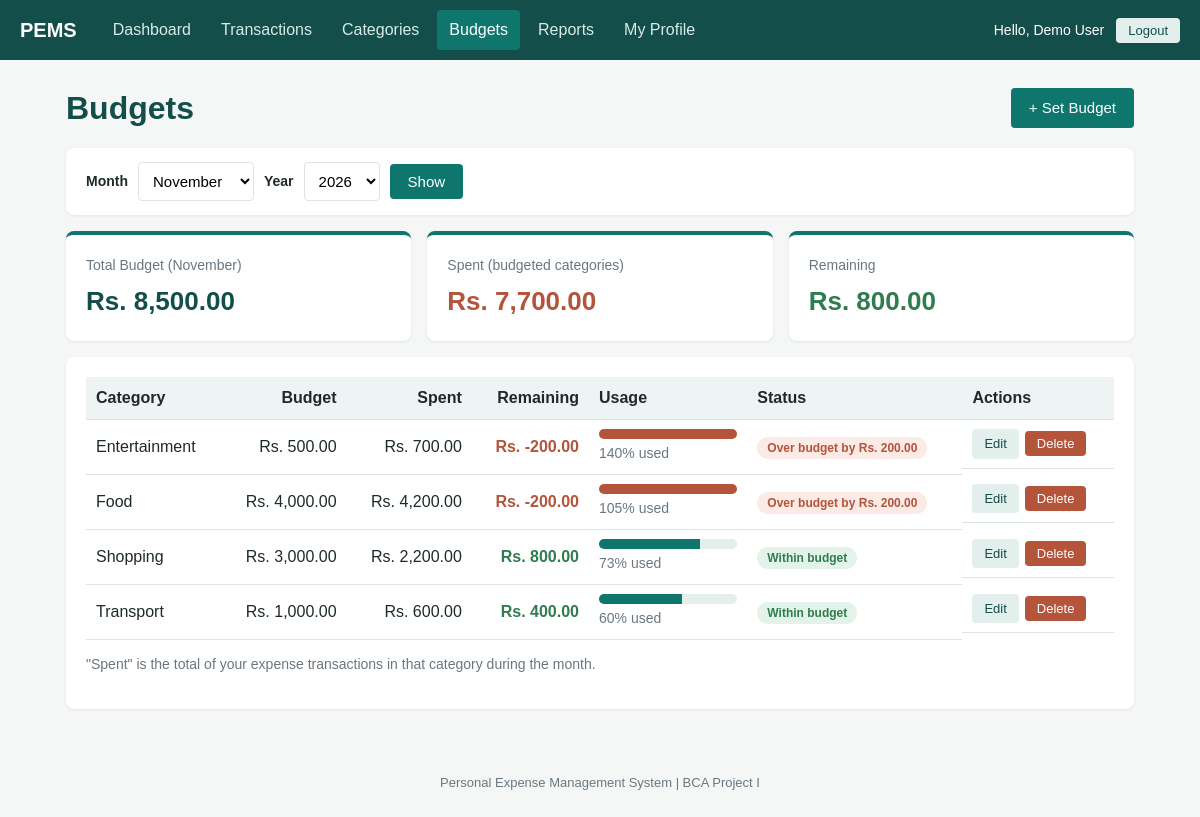
/budgets/index.php (signed in), run on the app's committed database.
### tables this page shows
CREATE TABLE IF NOT EXISTS budgets (
    budget_id      INT UNSIGNED NOT NULL AUTO_INCREMENT,
    user_id        INT UNSIGNED NOT NULL,
    category_id    INT UNSIGNED NOT NULL,
    budget_amount  DECIMAL(12,2) NOT NULL,
    `month`        TINYINT UNSIGNED NOT NULL,        
    `year`         SMALLINT UNSIGNED NOT NULL,       
    PRIMARY KEY (budget_id),
    UNIQUE KEY uq_budget_period (user_id, category_id, `month`, `year`),   
    KEY idx_budget_category (category_id),
    CONSTRAINT chk_budget_amount CHECK (budget_amount > 0),
    CONSTRAINT chk_budget_month  CHECK (`month` BETWEEN 1 AND 12),
    CONSTRAINT fk_budget_user
        FOREIGN KEY (user_id) REFERENCES users (user_id)
        ON DELETE CASCADE,
    CONSTRAINT fk_budget_category
        FOREIGN KEY (category_id) REFERENCES categories (category_id)
        ON DELETE RESTRICT
);

CREATE TABLE IF NOT EXISTS categories (
    category_id    INT UNSIGNED NOT NULL AUTO_INCREMENT,
    user_id        INT UNSIGNED NOT NULL,
    category_name  VARCHAR(50) NOT NULL,
    category_type  ENUM('income','expense') NOT NULL DEFAULT 'expense',
    status         ENUM('active','inactive') NOT NULL DEFAULT 'active',
    PRIMARY KEY (category_id),
    UNIQUE KEY uq_category_per_user (user_id, category_name, category_type),
    CONSTRAINT fk_categories_user
        FOREIGN KEY (user_id) REFERENCES users (user_id)
        ON DELETE CASCADE                           
);

### includes/functions.php (called while the page is built, shortened)
<?php
function month_name(int $month): string
{
    $names = [1 => 'January', 2 => 'February', 3 => 'March', 4 => 'April', 5 => 'May', 6 => 'June',
              7 => 'July', 8 => 'August', 9 => 'September', 10 => 'October', 11 => 'November', 12 => 'December'];
    return $names[$month] ?? '';
}
function e($value): string
{
    return htmlspecialchars((string) $value, ENT_QUOTES, 'UTF-8');
}
function format_money($amount): string
{
    return 'Rs. ' . number_format((float) $amount, 2);
}

### budgets/index.php (the view, shortened to what this page needs)
<?php
require_once __DIR__ . '/../includes/auth_check.php';
$userId      = current_user_id();
$currentYear = (int) date('Y');
$month = read_id(get_text('month'));
if ($month < 1 || $month > 12) {
    $month = (int) date('n');
}
$year = read_id(get_text('year'));
if ($year < 2000 || $year > $currentYear + 5) {
    $year = $currentYear;
}
$startDate = sprintf('%04d-%02d-01', $year, $month);
$endDate   = date('Y-m-t', strtotime($startDate));
$stmt = $pdo->prepare(
    "SELECT b.budget_id, b.budget_amount, c.category_name,
            COALESCE((SELECT SUM(t.amount) FROM transactions t
                      WHERE t.user_id = b.user_id AND t.category_id = b.category_id
                        AND t.type = 'expense' AND t.transaction_date BETWEEN ? AND ?), 0) AS spent
     FROM budgets b
     JOIN categories c ON c.category_id = b.category_id
     WHERE b.user_id = ? AND b.`month` = ? AND b.`year` = ?
     ORDER BY c.category_name"
);
$stmt->execute([$startDate, $endDate, $userId, $month, $year]);
$budgets = $stmt->fetchAll();
$stmt = $pdo->prepare(
    "SELECT COALESCE(SUM(x.budget_amount), 0) AS total_budget,
            COALESCE(SUM(x.spent), 0)         AS total_spent,
            COALESCE(SUM(x.budget_amount), 0) - COALESCE(SUM(x.spent), 0) AS total_remaining
     FROM (SELECT b.budget_amount,
                  COALESCE((SELECT SUM(t.amount) FROM transactions t
                            WHERE t.user_id = b.user_id AND t.category_id = b.category_id
                              AND t.type = 'expense' AND t.transaction_date BETWEEN ? AND ?), 0) AS spent
           FROM budgets b
           WHERE b.user_id = ? AND b.`month` = ? AND b.`year` = ?) x"
);
$stmt->execute([$startDate, $endDate, $userId, $month, $year]);
$totals = $stmt->fetch();
require __DIR__ . '/../includes/header.php';
?>
<div class="page-header">
    <h1>Budgets</h1>
    <a class="btn btn-primary" href="<?php echo BASE_URL; ?>/budgets/add.php?month=<?php echo $month; ?>&amp;year=<?php echo $year; ?>">+ Set Budget</a>
</div>
<form method="get" action="" class="card inline-form">
    <label for="month">Month</label>
    <select id="month" name="month">
        <?php for ($m = 1; $m <= 12; $m++): ?>
            <option value="<?php echo $m; ?>" <?php echo $m === $month ? 'selected' : ''; ?>><?php echo e(month_name($m)); ?></option>
        <?php endfor; ?>
    </select>
    <label for="year">Year</label>
    <select id="year" name="year">
        <?php for ($y = $currentYear - 2; $y <= $currentYear + 2; $y++): ?>
            <option value="<?php echo $y; ?>" <?php echo $y === $year ? 'selected' : ''; ?>><?php echo $y; ?></option>
        <?php endfor; ?>
    </select>
    <button type="submit" class="btn btn-primary">Show</button>
</form>
<?php if (!$budgets): ?>
    <div class="card">
        <p class="empty-state">No budgets are set for <?php echo e(month_name($month) . ' ' . $year); ?>.<br>
           Click "Set Budget" to plan how much you want to spend on a category.</p>
    </div>
<?php else: ?>
    <div class="stats-grid">
        <div class="stat-card">
            <div class="stat-label">Total Budget (<?php echo e(month_name($month)); ?>)</div>
            <div class="stat-value stat-balance"><?php echo e(format_money($totals['total_budget'])); ?></div>
        </div>
        <div class="stat-card">
            <div class="stat-label">Spent (budgeted categories)</div>
            <div class="stat-value stat-expense"><?php echo e(format_money($totals['total_spent'])); ?></div>
        </div>
        <div class="stat-card">
            <div class="stat-label"><?php echo $totals['total_remaining'] < 0 ? 'Over budget by' : 'Remaining'; ?></div>
            <div class="stat-value <?php echo $totals['total_remaining'] < 0 ? 'stat-expense' : 'stat-income'; ?>">
                <?php echo e(format_money(abs($totals['total_remaining']))); ?>
            </div>
        </div>
    </div>
    <div class="card">
        <div class="table-wrap">
        <table>
            <tr>
                <th>Category</th>
                <th class="text-right">Budget</th>
                <th class="text-right">Spent</th>
                <th class="text-right">Remaining</th>
                <th>Usage</th>
                <th>Status</th>
                <th>Actions</th>
            </tr>
            <?php foreach ($budgets as $b): ?>
            <?php
                $remaining = $b['budget_amount'] - $b['spent'];
                $over      = ($b['spent'] > $b['budget_amount']);
                $percent   = ((float) $b['spent'] / (float) $b['budget_amount']) * 100;
            ?>
            <tr>
                <td><?php echo e($b['category_name']); ?></td>
                <td class="text-right"><?php echo e(format_money($b['budget_amount'])); ?></td>
                <td class="text-right"><?php echo e(format_money($b['spent'])); ?></td>
                <td class="text-right <?php echo $over ? 'amount-expense' : 'amount-income'; ?>"><?php echo e(format_money($remaining)); ?></td>
                <td class="usage-cell">
                    <div class="progress"><div class="progress-bar <?php echo $over ? 'progress-over' : ''; ?>" style="width: <?php echo (int) min(100, round($percent)); ?>%"></div></div>
                    <span class="muted"><?php echo (int) round($percent); ?>% used</span>
                </td>
                <td>
                    <?php if ($over): ?>
                        <span class="badge badge-expense">Over budget by <?php echo e(format_money($b['spent'] - $b['budget_amount'])); ?></span>
                    <?php else: ?>
                        <span class="badge badge-income">Within budget</span>
                    <?php endif; ?>
                </td>
                <td class="actions">
                    <a class="btn btn-small btn-light" href="<?php echo BASE_URL; ?>/budgets/edit.php?id=<?php echo (int) $b['budget_id']; ?>">Edit</a>
                    <form method="post" action="<?php echo BASE_URL; ?>/budgets/delete.php"
                          data-confirm="Delete the <?php echo e($b['category_name']); ?> budget for <?php echo e(month_name($month) . ' ' . $year); ?>?">
                        <button type="submit" class="btn btn-small btn-danger">Delete</button>
                    </form>
                </td>
            </tr>
            <?php endforeach; ?>
        </table>
        </div>
        <p class="muted">"Spent" is the total of your expense transactions in that category during the month.</p>
    </div>
<?php endif; ?>
<?php require __DIR__ . '/../includes/footer.php'; ?>

### assets/css/style.css (style rules this page uses)
:root { --primary: #0f766e; --primary-dark: #134e4a; --bg: #f4f7f6; --card: #ffffff; --text: #1e2a2a; --muted: #6b7780; --border: #dde5e3; --danger: #b4543a; --success: #2f7d4f; --income: #2f7d4f; --expense: #b4543a; }
* { box-sizing: border-box; }
body { margin: 0; min-height: 100vh; display: flex; flex-direction: column; font-family: Arial, Helvetica, sans-serif; background: var(--bg); color: var(--text); line-height: 1.5; }
h1 { color: var(--primary-dark); margin: 0 0 16px; }
a { color: var(--primary); }
.muted { color: var(--muted); font-size: 14px; }
.card { background: var(--card); border-radius: 8px; padding: 20px; margin-bottom: 16px; box-shadow: 0 1px 3px rgba(0, 0, 0, 0.08); }
label { display: block; font-weight: bold; margin-bottom: 4px; font-size: 14px; }
input[type="text"], input[type="email"], input[type="password"], input[type="number"], input[type="date"], select, textarea { width: 100%; padding: 9px 10px; border: 1px solid var(--border); border-radius: 4px; font-size: 15px; background: #fff; }
.btn { display: inline-block; padding: 9px 18px; border: none; border-radius: 4px; font-size: 15px; cursor: pointer; text-decoration: none; }
.btn-primary { background: var(--primary); color: #fff; }
.btn-danger { background: var(--danger); color: #fff; }
.btn-light { background: #e3efed; color: var(--primary-dark); }
.btn-small { padding: 5px 12px; font-size: 13px; }
table { width: 100%; border-collapse: collapse; }
th, td { text-align: left; padding: 9px 10px; border-bottom: 1px solid var(--border); }
th { background: #eef4f3; }
.page-header { display: flex; justify-content: space-between; align-items: center; margin-bottom: 16px; flex-wrap: wrap; gap: 10px; }
.page-header h1 { margin: 0; }
.badge { display: inline-block; padding: 2px 10px; border-radius: 12px; font-size: 12px; font-weight: bold; }
.badge-income { background: #e4f3ea; color: var(--income); }
.badge-expense { background: #fbeae5; color: var(--expense); }
.table-wrap { overflow-x: auto; }
.actions { display: flex; gap: 6px; align-items: center; }
.actions form { margin: 0; }
.text-right { text-align: right; }
.amount-income { color: var(--income); font-weight: bold; white-space: nowrap; }
.amount-expense { color: var(--expense); font-weight: bold; white-space: nowrap; }
.stats-grid { display: grid; grid-template-columns: repeat(3, 1fr); gap: 16px; margin-bottom: 16px; }
.stat-card { background: var(--card); border-radius: 8px; padding: 20px; box-shadow: 0 1px 3px rgba(0, 0, 0, 0.08); border-top: 4px solid var(--primary); }
.stat-label { color: var(--muted); font-size: 14px; margin-bottom: 6px; }
.stat-value { font-size: 26px; font-weight: bold; }
.stat-income { color: var(--income); }
.stat-expense { color: var(--expense); }
.stat-balance { color: var(--primary-dark); }
.inline-form { display: flex; align-items: center; gap: 10px; flex-wrap: wrap; padding: 14px 20px; }
.inline-form label { margin: 0; }
.inline-form select { width: auto; }
.progress { background: #e3efed; border-radius: 6px; height: 10px; min-width: 110px; overflow: hidden; margin-bottom: 2px; }
.progress-bar { background: var(--primary); height: 100%; }
.progress-over { background: var(--expense); }
.usage-cell { min-width: 140px; }

### data on the page
budgets: category.category_name "Entertainment", budget_amount "Rs. 500.00", spent "Rs. 700.00", remaining "Rs. -200.00", percent "140", budget_amount "Rs. 200.00"
budgets: category.category_name "Food", budget_amount "Rs. 4,000.00", spent "Rs. 4,200.00", remaining "Rs. -200.00", percent "105", budget_amount "Rs. 200.00"
budgets: category.category_name "Shopping", budget_amount "Rs. 3,000.00", spent "Rs. 2,200.00", remaining "Rs. 800.00", percent "73", shows "Within budget"
budgets: category.category_name "Transport", budget_amount "Rs. 1,000.00", spent "Rs. 600.00", remaining "Rs. 400.00", percent "60", shows "Within budget"

### other printed values
$_SESSION['full_name'] "Demo User"
month_name($month) "November"
format_money($totals['total_budget']) "Rs. 8,500.00"
format_money($totals['total_spent']) "Rs. 7,700.00"
format_money(abs($totals['total_remaining'])) "Rs. 800.00"
form field month "November"
form field year "2026"
